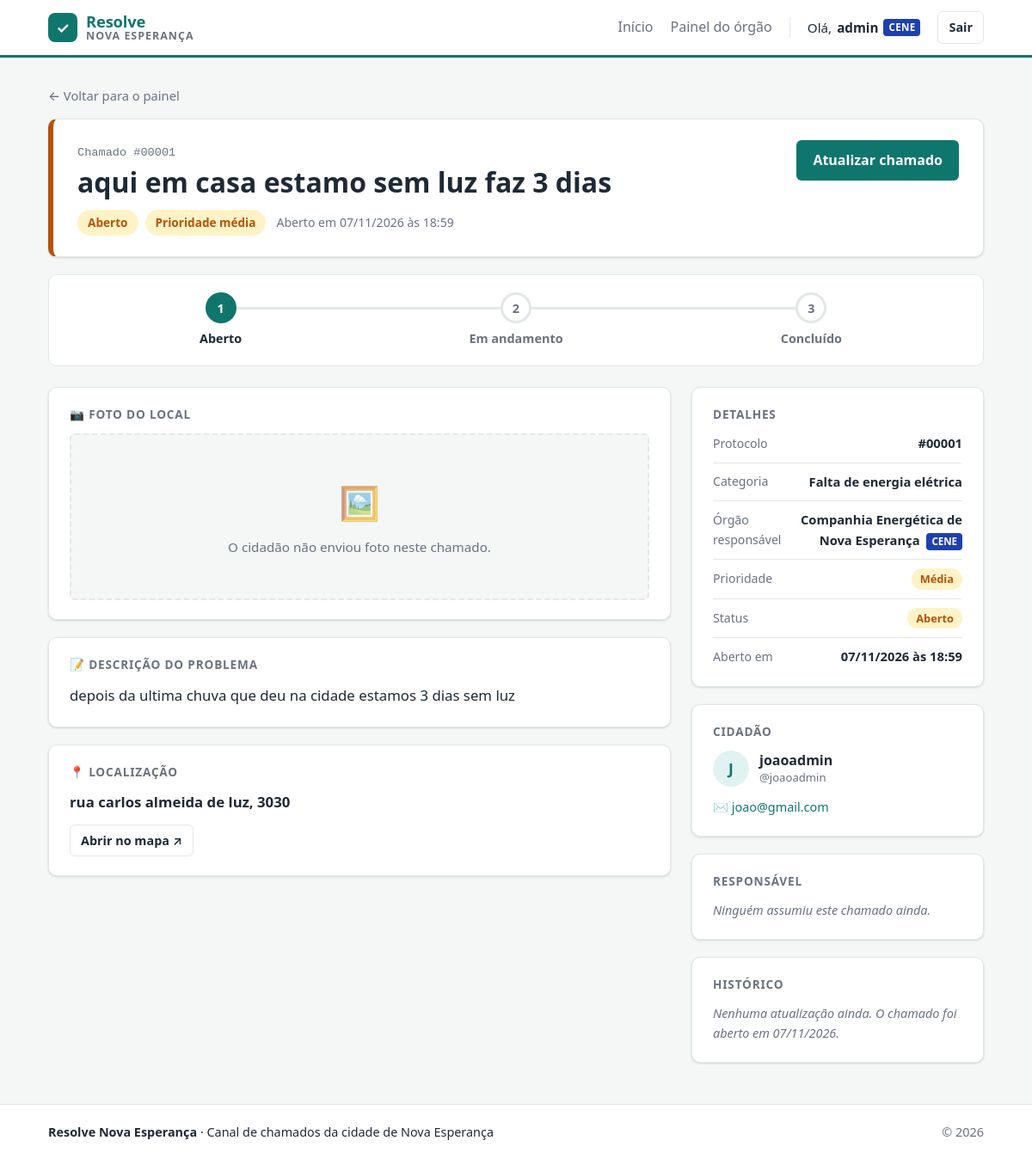
The app's page /adm_chamados/1/ (signed in) with its own data.
### users/models.py (models this page shows, shortened)
class Perfil(models.Model):
    usuario = models.OneToOneField(User, on_delete=models.CASCADE)
    tipo_usuario = models.CharField(max_length=20, choices=[('Cidadao', 'Cidadão'), ('Administrador', 'Administrador')], default='Cidadao')
    orgao = models.ForeignKey(Orgao, on_delete=models.CASCADE, null=True, blank=True)

### sistema/models.py (models this page shows, shortened)
class Orgao(models.Model):
    nome = models.CharField(max_length=100)
    email = models.EmailField()
    sigla = models.CharField(max_length=10)

class Chamado(models.Model):
    class Prioridade(models.TextChoices):
        BAIXA = 'Baixa', 'Baixa'
        MEDIA = 'Média', 'Média'
        ALTA = 'Alta', 'Alta'
    cidadao = models.ForeignKey(User, on_delete=models.CASCADE)
    titulo = models.CharField(max_length=100)
    descricao = models.TextField()
    categoria = models.ForeignKey(Categoria, on_delete=models.CASCADE, related_name='chamados')
    prioridade = models.CharField(max_length=10, choices=Prioridade.choices, default=Prioridade.MEDIA)
    data_criacao = models.DateTimeField(auto_now_add=True)
    endereco = models.CharField(max_length=200)
    foto = models.ImageField(upload_to='fotos_chamados/', blank=True, null=True)
    status = models.CharField(max_length=20, choices=[('Aberto', 'Aberto'), ('Em andamento', 'Em andamento'), ('Concluído', 'Concluído')], default='Aberto')
    class Meta:
        ordering = ['-data_criacao']

class Categoria(models.Model):
    nome = models.CharField(max_length=100)
    orgao = models.ForeignKey(
        Orgao, on_delete=models.CASCADE, related_name='categorias')

### sistema/views.py (the view)
# urls.py: path('adm_chamados/<int:chamado_id>/', VerChamadoView.as_view(), name='ver_chamado'),
class VerChamadoView(VerificarAdm, TemplateView):
    template_name = 'ver_chamado.html'
    login_url = 'login'
    def get_context_data(self, **kwargs):
        context = super().get_context_data(**kwargs)
        chamado_id = self.kwargs.get('chamado_id')
        chamado = Chamado.objects.get(id=chamado_id)
        context['chamado'] = chamado
        return context

### sistema/views.py (called while the page is built)
    def test_func(self):
        perfil = getattr(self.request.user, 'perfil', None)
        return perfil is not None and perfil.tipo_usuario == 'Administrador'

### sistema/templates/ver_chamado.html (shortened to what this page needs)
{% extends 'base.html' %}
{% load static %}
{% block extra_css %}
    <link rel="stylesheet" href="{% static 'css/ver_chamado.css' %}">
{% endblock %}
{% block content %}
{% with historico=chamado.administracao.all ultima=chamado.administracao.first %}
{% url 'administrar_chamado' chamado.pk as gerenciar_url %}
<a href="{% url 'adm_chamados' %}" class="voltar">← Voltar para o painel</a>
<header class="ver-topo ver-topo--{{ chamado.status|slugify }}">
    <div class="ver-topo__info">
        <span class="ver-topo__protocolo">Chamado #{{ chamado.pk|stringformat:"05d" }}</span>
        <h1>{{ chamado.titulo }}</h1>
        <div class="ver-topo__badges">
            <span class="badge badge--{{ chamado.status|slugify }}">{{ chamado.get_status_display }}</span>
            <span class="badge badge--{{ chamado.prioridade|slugify }}">Prioridade {{ chamado.get_prioridade_display|lower }}</span>
            <span class="ver-topo__data">Aberto em {{ chamado.data_criacao|date:"d/m/Y \à\s H:i" }}</span>
        </div>
    </div>
    <div class="ver-topo__acoes">
        {% if gerenciar_url %}
            <a href="{{ gerenciar_url }}" class="btn btn--primary">Atualizar chamado</a>
        {% else %}
            <a href="{% url 'admin:sistema_administrarchamado_add' %}?chamado={{ chamado.pk }}&status={{ chamado.status|urlencode }}&usuario={{ user.pk }}"
               class="btn btn--primary">Atualizar chamado</a>
        {% endif %}
    </div>
</header>
<ol class="progresso-grande" aria-label="Andamento do chamado">
    <li class="progresso-grande__etapa is-feito">
        <span class="progresso-grande__bola">1</span>
        <span>Aberto</span>
    </li>
    <li class="progresso-grande__etapa {% if chamado.status == 'Em andamento' or chamado.status == 'Concluído' %}is-feito{% endif %}">
        <span class="progresso-grande__bola">2</span>
        <span>Em andamento</span>
    </li>
    <li class="progresso-grande__etapa {% if chamado.status == 'Concluído' %}is-feito{% endif %}">
        <span class="progresso-grande__bola">3</span>
        <span>Concluído</span>
    </li>
</ol>
<div class="ver">
    <div class="ver__principal">
        <section class="card ver-bloco">
            <h2 class="ver-bloco__titulo">📷 Foto do local</h2>
            {% if chamado.foto %}
                <a href="{{ chamado.foto.url }}" target="_blank" class="ver-foto" title="Abrir foto em tamanho original">
                    <img src="{{ chamado.foto.url }}" alt="Foto enviada pelo cidadão: {{ chamado.titulo }}">
                    <span class="ver-foto__dica">Clique para abrir em tamanho original ↗</span>
                </a>
            {% else %}
                <div class="ver-foto ver-foto--vazia">
                    <span aria-hidden="true">🖼️</span>
                    O cidadão não enviou foto neste chamado.
                </div>
            {% endif %}
        </section>
        <section class="card ver-bloco">
            <h2 class="ver-bloco__titulo">📝 Descrição do problema</h2>
            <p class="ver-descricao">{{ chamado.descricao|linebreaksbr }}</p>
        </section>
        <section class="card ver-bloco">
            <h2 class="ver-bloco__titulo">📍 Localização</h2>
            <p class="ver-endereco">{{ chamado.endereco }}</p>
            <a href="https://www.google.com/maps/search/?api=1&query={{ chamado.endereco|urlencode }}"
               target="_blank" rel="noopener" class="btn btn--ghost btn--sm">Abrir no mapa ↗</a>
        </section>
    </div>
    <aside class="ver__lateral">
        <section class="card ver-bloco">
            <h2 class="ver-bloco__titulo">Detalhes</h2>
            <dl class="ver-dados">
                <div>
                    <dt>Protocolo</dt>
                    <dd>#{{ chamado.pk|stringformat:"05d" }}</dd>
                </div>
                <div>
                    <dt>Categoria</dt>
                    <dd>{{ chamado.categoria.nome }}</dd>
                </div>
                <div>
                    <dt>Órgão responsável</dt>
                    <dd>
                        {{ chamado.categoria.orgao.nome }}
                        {% if chamado.categoria.orgao.sigla %}<span class="ver-sigla">{{ chamado.categoria.orgao.sigla }}</span>{% endif %}
                    </dd>
                </div>
                <div>
                    <dt>Prioridade</dt>
                    <dd><span class="badge badge--{{ chamado.prioridade|slugify }}">{{ chamado.get_prioridade_display }}</span></dd>
                </div>
                <div>
                    <dt>Status</dt>
                    <dd><span class="badge badge--{{ chamado.status|slugify }}">{{ chamado.get_status_display }}</span></dd>
                </div>
                <div>
                    <dt>Aberto em</dt>
                    <dd>{{ chamado.data_criacao|date:"d/m/Y \à\s H:i" }}</dd>
                </div>
            </dl>
        </section>
        <section class="card ver-bloco">
            <h2 class="ver-bloco__titulo">Cidadão</h2>
            <div class="pessoa">
                <span class="pessoa__avatar" aria-hidden="true">{{ chamado.cidadao.username|first|upper }}</span>
                <div>
                    <strong>{{ chamado.cidadao.get_full_name|default:chamado.cidadao.username }}</strong>
                    <small>@{{ chamado.cidadao.username }}</small>
                </div>
            </div>
            {% if chamado.cidadao.email %}
                <a href="mailto:{{ chamado.cidadao.email }}" class="pessoa__contato">✉️ {{ chamado.cidadao.email }}</a>
            {% endif %}
        </section>
        <section class="card ver-bloco">
            <h2 class="ver-bloco__titulo">Responsável</h2>
            {% if ultima %}
                <div class="pessoa">
                    <span class="pessoa__avatar pessoa__avatar--adm" aria-hidden="true">{{ ultima.usuario.username|first|upper }}</span>
                    <div>
                        <strong>{{ ultima.usuario.get_full_name|default:ultima.usuario.username }}</strong>
                        <small>desde {{ ultima.data_atualizacao|date:"d/m/Y \à\s H:i" }}</small>
                    </div>
                </div>
            {% else %}
                <p class="ver-vazio">Ninguém assumiu este chamado ainda.</p>
            {% endif %}
        </section>
        <section class="card ver-bloco">
            <h2 class="ver-bloco__titulo">Histórico</h2>
            {% if historico %}
                <ol class="historico">
                    {% for item in historico %}
                        <li class="historico__item historico__item--{{ item.status|slugify }}">
                            <span class="badge badge--{{ item.status|slugify }}">{{ item.get_status_display }}</span>
                            <span class="historico__quem">por <strong>{{ item.usuario.username }}</strong></span>
                            <time class="historico__quando">{{ item.data_atualizacao|date:"d/m/Y \à\s H:i" }}</time>
                        </li>
                    {% endfor %}
                    <li class="historico__item historico__item--inicio">
                        <span class="badge badge--aberto">Aberto</span>
                        <span class="historico__quem">pelo cidadão</span>
                        <time class="historico__quando">{{ chamado.data_criacao|date:"d/m/Y \à\s H:i" }}</time>
                    </li>
                </ol>
            {% else %}
                <p class="ver-vazio">Nenhuma atualização ainda. O chamado foi aberto em {{ chamado.data_criacao|date:"d/m/Y" }}.</p>
            {% endif %}
        </section>
    </aside>
</div>
{% endwith %}
{% endblock %}

### sistema/templates/base.html (shortened to what this page needs)
{% load static %}
<!DOCTYPE html>
<html lang="pt-br">
<head>
    <link rel="stylesheet" href="{% static 'css/base.css' %}">
    {% block extra_css %}{% endblock %}
</head>
<body>
    <header class="topbar">
        <div class="container topbar__inner">
            <a class="brand" href="{{ home_url|default:'/' }}">
                <span class="brand__icon" aria-hidden="true">✓</span>
                <span class="brand__text">
                    <span class="brand__resolve">Resolve</span>
                    <span class="brand__cidade">Nova Esperança</span>
                </span>
            </a>
            <nav class="nav">
                <a href="{{ home_url|default:'/' }}" class="nav__link">Início</a>
                {% if user.is_authenticated %}
                    {% if user.perfil.tipo_usuario == 'Administrador' %}
                        <a href="{% url 'adm_chamados' %}" class="nav__link">Painel do órgão</a>
                    {% else %}
                        <a href="{% url 'chamados' %}" class="nav__link">Meus chamados</a>
                    {% endif %}
                    <span class="nav__user">
                        Olá, <strong>{{ user.first_name|default:user.username }}</strong>
                        {% if user.perfil.tipo_usuario == 'Administrador' %}
                            <span class="tag tag--adm">{{ user.perfil.orgao.sigla|default:'ADM' }}</span>
                        {% endif %}
                    </span>
                    <form method="post" action="{% url 'logout' %}" class="nav__logout">
                        <button type="submit" class="btn btn--ghost btn--sm">Sair</button>
                    </form>
                {% else %}
                    <a href="{% url 'login' %}" class="nav__link">Entrar</a>
                    <a href="{% url 'register' %}" class="btn btn--primary btn--sm">Criar conta</a>
                {% endif %}
            </nav>
        </div>
    </header>
    <main class="container main">
        {% block content %}{% endblock %}
    </main>
    <footer class="footer">
        <div class="container footer__inner">
            <span><strong>Resolve Nova Esperança</strong> · Canal de chamados da cidade de Nova Esperança</span>
            <span class="footer__muted">© {% now "Y" %}</span>
        </div>
    </footer>
</body>
</html>

### sistema/static/css/base.css (style rules this page uses)
:root { --cor-primaria: #0f766e; --cor-primaria-escura: #0b5d57; --cor-primaria-clara: #e0f2f1; --cor-secundaria: #1e40af; --cor-texto: #1f2937; --cor-texto-suave: #6b7280; --cor-fundo: #f4f7f6; --cor-superficie: #ffffff; --cor-borda: #e2e8e6; --cor-aberto: #b45309; --cor-aberto-bg: #fef3c7; --cor-andamento: #1d4ed8; --cor-andamento-bg: #dbeafe; --cor-concluido: #047857; --cor-concluido-bg: #d1fae5; --cor-baixa: #4b5563; --cor-baixa-bg: #f3f4f6; --cor-media: #b45309; --cor-media-bg: #fef3c7; --cor-alta: #b91c1c; --cor-alta-bg: #fee2e2; --raio: 10px; --raio-sm: 6px; --sombra: 0 1px 2px rgba(16, 24, 40, .06), 0 1px 3px rgba(16, 24, 40, .1); --sombra-lg: 0 10px 25px -5px rgba(16, 24, 40, .12); --fonte: system-ui, -apple-system, "Segoe UI", Roboto, "Helvetica Neue", Arial, sans-serif; --largura-max: 1120px; }
*, *::before, *::after { box-sizing: border-box; }
html, body { margin: 0; padding: 0; }
body { font-family: var(--fonte); font-size: 16px; line-height: 1.6; color: var(--cor-texto); background: var(--cor-fundo); min-height: 100vh; display: flex; flex-direction: column; }
a { color: var(--cor-primaria); text-decoration: none; }
h1, h2, h3, h4 { line-height: 1.25; margin: 0 0 .5em; }
p { margin: 0 0 1em; }
.container { width: 100%; max-width: var(--largura-max); margin: 0 auto; padding: 0 16px; }
.main { flex: 1; padding-top: 32px; padding-bottom: 48px; }
.topbar { background: var(--cor-superficie); border-bottom: 3px solid var(--cor-primaria); position: sticky; top: 0; z-index: 10; }
.topbar__inner { display: flex; align-items: center; justify-content: space-between; min-height: 64px; flex-wrap: wrap; }
.brand { display: flex; align-items: center; gap: 10px; color: var(--cor-texto); }
.brand__icon { display: inline-flex; align-items: center; justify-content: center; width: 34px; height: 34px; border-radius: 8px; background: var(--cor-primaria); color: #fff; font-weight: 700; font-size: 1.1rem; }
.brand__text { display: flex; flex-direction: column; line-height: 1.1; }
.brand__resolve { font-size: 1.15rem; font-weight: 800; color: var(--cor-primaria); letter-spacing: -.01em; }
.brand__cidade { font-size: .78rem; font-weight: 600; color: var(--cor-texto-suave); text-transform: uppercase; letter-spacing: .08em; }
.nav { display: flex; align-items: center; gap: 20px; }
.nav__link { color: var(--cor-texto-suave); font-weight: 500; }
.nav__user { display: flex; align-items: center; gap: 6px; font-size: .95rem; padding-left: 20px; border-left: 1px solid var(--cor-borda); }
.nav__logout { margin: 0; }
.btn, button, input[type="submit"] { display: inline-flex; align-items: center; justify-content: center; gap: 6px; font: inherit; font-weight: 600; padding: 10px 18px; border-radius: var(--raio-sm); border: 1px solid transparent; cursor: pointer; transition: background .15s, border-color .15s, color .15s; text-decoration: none; background: var(--cor-primaria); color: #fff; }
.btn--primary { background: var(--cor-primaria); color: #fff; }
.btn--ghost { background: transparent; color: var(--cor-texto); border-color: var(--cor-borda); }
.btn--sm { padding: 6px 12px; font-size: .9rem; }
.card { background: var(--cor-superficie); border: 1px solid var(--cor-borda); border-radius: var(--raio); box-shadow: var(--sombra); padding: 24px; }
.card p:last-child { margin-bottom: 0; }
.badge { display: inline-block; padding: 2px 10px; border-radius: 999px; font-size: .8rem; font-weight: 600; white-space: nowrap; }
.badge--aberto { color: var(--cor-aberto); background: var(--cor-aberto-bg); }
.badge--media { color: var(--cor-media); background: var(--cor-media-bg); }
.tag { font-size: .72rem; font-weight: 700; padding: 1px 6px; border-radius: 4px; letter-spacing: .03em; }
.tag--adm { background: var(--cor-secundaria); color: #fff; }
.footer { background: var(--cor-superficie); border-top: 1px solid var(--cor-borda); font-size: .9rem; }
.footer__inner { display: flex; justify-content: space-between; gap: 12px; flex-wrap: wrap; padding-top: 20px; padding-bottom: 20px; }
.footer__muted { color: var(--cor-texto-suave); }

### records on screen
Chamado: pk "00001", titulo "aqui em casa estamo sem luz faz 3 dias", status "Aberto", prioridade "média", data_criacao "07/11/2026 às 18:59", descricao "depois da ultima chuva que deu na cidade estamos 3 dias sem luz", endereco "rua carlos almeida de luz, 3030", categoria.nome "Falta de energia elétrica", categoria.orgao.nome "Companhia Energética de Nova Esperança", categoria.orgao.sigla "CENE", prioridade "Média", cidadao.username|first "J", cidadao.get_full_name "joaoadmin", cidadao.username "joaoadmin", cidadao.email "joao@gmail.com", data_criacao "07/11/2026"

### other values on screen
{{ user.first_name|default:user.username }} "admin"
{{ user.perfil.orgao.sigla|default:'ADM' }} "CENE"
